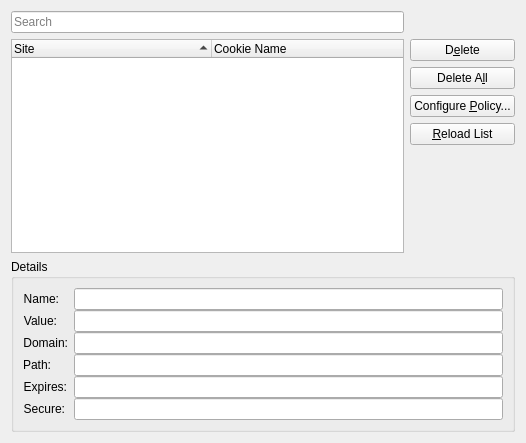
<?xml version="1.0" encoding="UTF-8"?>
<ui version="4.0">
 <class>KCookiesManagementUI</class>
 <widget class="QWidget" name="KCookiesManagementUI">
  <property name="geometry">
   <rect>
    <x>0</x>
    <y>0</y>
    <width>526</width>
    <height>443</height>
   </rect>
  </property>
  <layout class="QGridLayout" name="gridLayout">
   <item row="0" column="0">
    <widget class="KTreeWidgetSearchLine" name="searchLineEdit">
     <property name="enabled">
      <bool>true</bool>
     </property>
     <property name="placeholderText">
      <string>Search</string>
     </property>
    </widget>
   </item>
   <item row="1" column="0" rowspan="5">
    <widget class="QTreeWidget" name="cookiesTreeWidget">
     <property name="toolTip">
      <string>Search interactively for domains and hosts</string>
     </property>
     <property name="sortingEnabled">
      <bool>true</bool>
     </property>
     <property name="allColumnsShowFocus">
      <bool>true</bool>
     </property>
     <attribute name="headerDefaultSectionSize">
      <number>200</number>
     </attribute>
     <attribute name="headerMinimumSectionSize">
      <number>100</number>
     </attribute>
     <column>
      <property name="text">
       <string>Site</string>
      </property>
     </column>
     <column>
      <property name="text">
       <string>Cookie Name</string>
      </property>
     </column>
    </widget>
   </item>
   <item row="1" column="1">
    <widget class="QPushButton" name="deleteButton">
     <property name="text">
      <string>D&amp;elete</string>
     </property>
    </widget>
   </item>
   <item row="2" column="1">
    <widget class="QPushButton" name="deleteAllButton">
     <property name="text">
      <string>Delete A&amp;ll</string>
     </property>
    </widget>
   </item>
   <item row="3" column="1">
    <widget class="QPushButton" name="configPolicyButton">
     <property name="text">
      <string>Configure &amp;Policy...</string>
     </property>
    </widget>
   </item>
   <item row="4" column="1">
    <widget class="QPushButton" name="reloadButton">
     <property name="text">
      <string>&amp;Reload List</string>
     </property>
    </widget>
   </item>
   <item row="5" column="1">
    <spacer name="verticalSpacer">
     <property name="orientation">
      <enum>Qt::Vertical</enum>
     </property>
     <property name="sizeHint" stdset="0">
      <size>
       <width>18</width>
       <height>114</height>
      </size>
     </property>
    </spacer>
   </item>
   <item row="6" column="0" colspan="2">
    <widget class="QGroupBox" name="detailsGroupBox">
     <property name="title">
      <string>Details</string>
     </property>
     <layout class="QFormLayout" name="formLayout">
      <property name="verticalSpacing">
       <number>0</number>
      </property>
      <item row="0" column="0">
       <widget class="QLabel" name="nameLabel">
        <property name="text">
         <string>Name:</string>
        </property>
        <property name="alignment">
         <set>Qt::AlignRight|Qt::AlignTrailing|Qt::AlignVCenter</set>
        </property>
        <property name="wordWrap">
         <bool>false</bool>
        </property>
        <property name="buddy">
         <cstring>nameLineEdit</cstring>
        </property>
       </widget>
      </item>
      <item row="0" column="1">
       <widget class="QLineEdit" name="nameLineEdit">
        <property name="readOnly">
         <bool>true</bool>
        </property>
       </widget>
      </item>
      <item row="1" column="0">
       <widget class="QLabel" name="valueLabel">
        <property name="text">
         <string>Value:</string>
        </property>
        <property name="alignment">
         <set>Qt::AlignRight|Qt::AlignTrailing|Qt::AlignVCenter</set>
        </property>
        <property name="wordWrap">
         <bool>false</bool>
        </property>
        <property name="buddy">
         <cstring>valueLineEdit</cstring>
        </property>
       </widget>
      </item>
      <item row="1" column="1">
       <widget class="QLineEdit" name="valueLineEdit">
        <property name="readOnly">
         <bool>true</bool>
        </property>
       </widget>
      </item>
      <item row="2" column="0">
       <widget class="QLabel" name="domainLabel">
        <property name="text">
         <string>Domain:</string>
        </property>
        <property name="alignment">
         <set>Qt::AlignRight|Qt::AlignTrailing|Qt::AlignVCenter</set>
        </property>
        <property name="wordWrap">
         <bool>false</bool>
        </property>
        <property name="buddy">
         <cstring>domainLineEdit</cstring>
        </property>
       </widget>
      </item>
      <item row="2" column="1">
       <widget class="QLineEdit" name="domainLineEdit">
        <property name="readOnly">
         <bool>true</bool>
        </property>
       </widget>
      </item>
      <item row="3" column="0">
       <widget class="QLabel" name="patchLabel">
        <property name="text">
         <string>Path:</string>
        </property>
        <property name="alignment">
         <set>Qt::AlignRight|Qt::AlignTrailing|Qt::AlignVCenter</set>
        </property>
        <property name="wordWrap">
         <bool>false</bool>
        </property>
        <property name="buddy">
         <cstring>pathLineEdit</cstring>
        </property>
       </widget>
      </item>
      <item row="3" column="1">
       <widget class="QLineEdit" name="pathLineEdit">
        <property name="readOnly">
         <bool>true</bool>
        </property>
       </widget>
      </item>
      <item row="4" column="0">
       <widget class="QLabel" name="expiresLabel">
        <property name="text">
         <string>Expires:</string>
        </property>
        <property name="alignment">
         <set>Qt::AlignRight|Qt::AlignTrailing|Qt::AlignVCenter</set>
        </property>
        <property name="wordWrap">
         <bool>false</bool>
        </property>
        <property name="buddy">
         <cstring>expiresLineEdit</cstring>
        </property>
       </widget>
      </item>
      <item row="4" column="1">
       <widget class="QLineEdit" name="expiresLineEdit">
        <property name="readOnly">
         <bool>true</bool>
        </property>
       </widget>
      </item>
      <item row="5" column="0">
       <widget class="QLabel" name="secureLabel">
        <property name="text">
         <string>Secure:</string>
        </property>
        <property name="alignment">
         <set>Qt::AlignRight|Qt::AlignTrailing|Qt::AlignVCenter</set>
        </property>
        <property name="wordWrap">
         <bool>false</bool>
        </property>
        <property name="buddy">
         <cstring>secureLineEdit</cstring>
        </property>
       </widget>
      </item>
      <item row="5" column="1">
       <widget class="QLineEdit" name="secureLineEdit">
        <property name="readOnly">
         <bool>true</bool>
        </property>
       </widget>
      </item>
     </layout>
    </widget>
   </item>
  </layout>
 </widget>
 <customwidgets>
  <customwidget>
   <class>QLineEdit</class>
   <extends>QLineEdit</extends>
   <header>klineedit.h</header>
  </customwidget>
  <customwidget>
   <class>KTreeWidgetSearchLine</class>
   <extends>QLineEdit</extends>
   <header>ktreewidgetsearchline.h</header>
  </customwidget>
 </customwidgets>
 <resources/>
 <connections/>
</ui>
